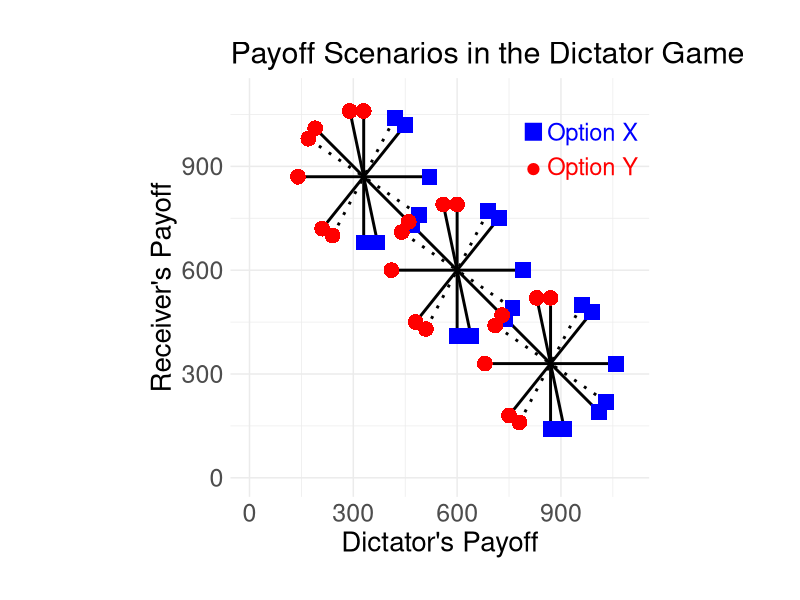

The R script that drew this image:
## ---- chunk 1
knitr::opts_chunk$set(echo = TRUE)
## ---- chunk 2
# 必要なライブラリを読み込む
library(ggplot2)
## ---- chunk 3
# CSVデータを読み込む
data <- read.csv("Table.csv")

# Is_Training 列を論理型に変換
data$Is_Training <- as.logical(data$Is_Training)

# NA がある場合の処理
data$Is_Training[is.na(data$Is_Training)] <- FALSE

# 線のデータを準備
data_lines <- data.frame(
  Game = data$Game,
  X_Dictator = data$Option_X_Dictator,
  X_Receiver = data$Option_X_Receiver,
  Y_Dictator = data$Option_Y_Dictator,
  Y_Receiver = data$Option_Y_Receiver,
  Is_Training = data$Is_Training
)

# 線の種類を設定
data_lines$Line_Type <- ifelse(data_lines$Is_Training, "solid", "dotted")
## ---- chunk 4
# プロット作成
ggplot() +
  # 線を描画
  geom_segment(
    data = data_lines,
    aes(
      x = X_Dictator, y = X_Receiver,
      xend = Y_Dictator, yend = Y_Receiver,
      linetype = Line_Type
    ),
    color = "black",
    size = 1
  ) +
  # Option X のポイントを描画
  geom_point(
    data = data_lines,
    aes(x = X_Dictator, y = X_Receiver),
    color = "blue", size = 5, shape = 15
  ) +
  # Option Y のポイントを描画
  geom_point(
    data = data_lines,
    aes(x = Y_Dictator, y = Y_Receiver),
    color = "red", size = 5, shape = 16
  ) +
  # 説明テキストを追加
  annotate("text", x = 800, y = 1000, label = "■ Option X", color = "blue", size = 6, hjust = 0) +
  annotate("text", x = 800, y = 900, label = "● Option Y", color = "red", size = 6, hjust = 0) +
  # ラベルとテーマ設定
  labs(
    x = "Dictator's Payoff",
    y = "Receiver's Payoff",
    title = "Payoff Scenarios in the Dictator Game"
  ) +
  # linetype の凡例設定
  scale_linetype_manual(
    values = c("solid" = "solid", "dotted" = "dotted")
  ) +
  # 縦横比を1:1に固定
  coord_fixed(ratio = 1) +
  # グラフの表示範囲を調整
  scale_x_continuous(limits = c(0, 1100)) +
  scale_y_continuous(limits = c(0, 1100)) +
  theme_minimal() +
  theme(
    legend.position = "none",  # 凡例を非表示に
    axis.title = element_text(size = 20),
    axis.text = element_text(size = 18),
    plot.title = element_text(size = 22),
    aspect.ratio = 1,
    plot.margin = margin(30, 30, 30, 30, "pt")
  )
